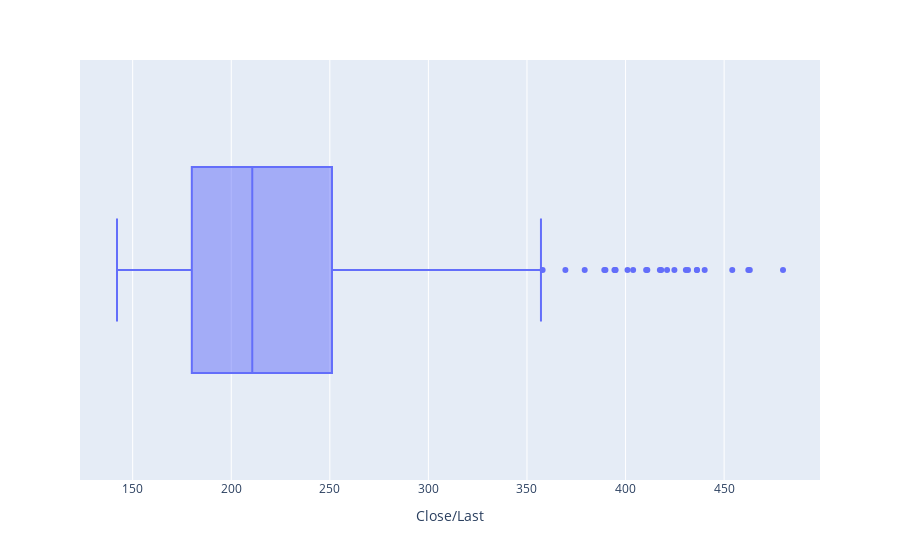

The code cell stored with this chart in its notebook:
### Code cell
px.box(data,x = "Close/Last")

### Figure 1 — Plotly figure (JSON) as saved in the notebook; plotly's stock layout.template omitted (floating-point values rounded to 4 significant figures; data arrays with more than 128 entries replaced by an {"elided": "..."} marker saying what was removed)
{"data": [{"alignmentgroup": "True", "hovertemplate": "Close/Last=%{x}<extra></extra>", "legendgroup": "", "marker": {"color": "#636efa"}, "name": "", "notched": false, "offsetgroup": "", "orientation": "h", "showlegend": false, "type": "box", "x": {"elided": "251 float values"}, "x0": " ", "xaxis": "x", "y0": " ", "yaxis": "y"}], "layout": {"boxmode": "group", "legend": {"tracegroupgap": 0}, "margin": {"t": 60}, "xaxis": {"anchor": "y", "domain": [0, 1], "title": {"text": "Close/Last"}}, "yaxis": {"anchor": "x", "domain": [0, 1]}}}
